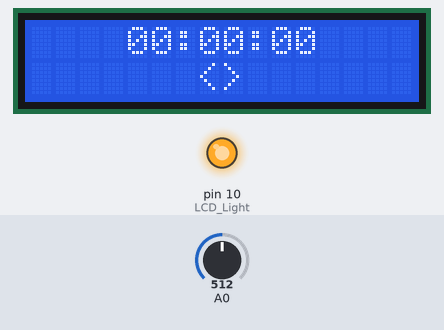
Recording of a sketch running on a simulated Arduino Uno, built with avr-gcc and run on an emulated ATmega328P. On the bench: 16×2 character LCD, output pins drawn as LEDs (lit = HIGH). The test bench sets the inputs (shaded band); at power-on: A0 = 512.

Above: at 2.7 s.
2.8 s: A0 set to 467
4.3 s: A0 set to 441
At 4.74 s:
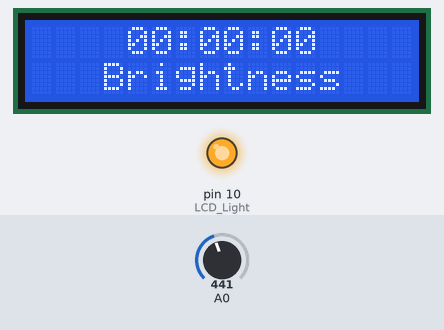
7.1 s: A0 set to 716
At 8.8 s:
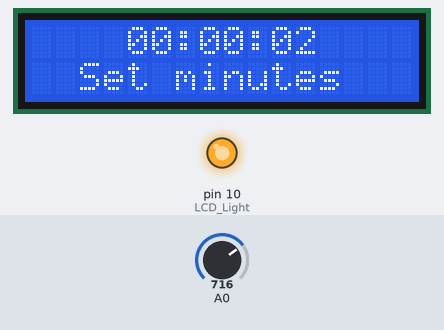
9.5 s: A0 set to 662
11.5 s: A0 set to 633
At 11.88 s:
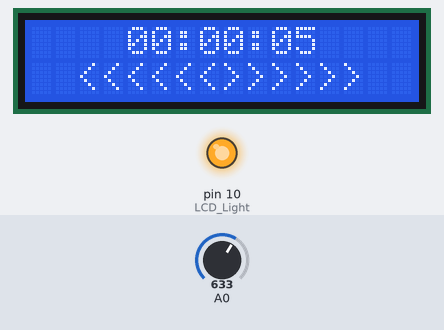
Timing chart, 0 to 14.5 s (numbered marks = the images above; inputs shaded):
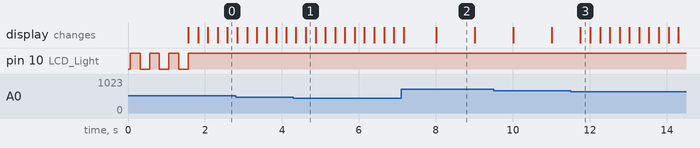

The sketch:

ElectronicWatch.ino
```cpp
#include <LiquidCrystal.h>
#include <EEPROM.h>

LiquidCrystal lcd(8, 9, 4, 5, 6, 7);
#define LCD_Light 10 // Порт для управления подсетки дисплея
byte brightness = 127; // Значение яркости дисплея

int addr_br = 0;
int addr_h = 1;
int addr_m = 2;
int addr_al_h = 3;
int addr_al_m = 4;

unsigned long stored_h = 0;
unsigned long stored_m = 0;

unsigned long seconds = 0; // прошло всего секунд с момента включения
unsigned long time_in = 0; // установленное время
unsigned long ostatok = 0; // для расчета часов, минут, секунд
unsigned long chours = 0; // часы для вывода на экран
unsigned long cmins = 0; // минуты для вывода на экран
unsigned long csecs = 0; // секунды для вывода на экран
int al_hours = 0;
int al_minutes = 0;
unsigned long strelka_i = 0; // номер очередного эелемента для отображения на 2-й строке
unsigned long time_stamp4display = 0;
int edited_param = 0;

int adc_key_in  = 0;  // Кнопки дисплея
#define btnRIGHT  0   // константы кнопок
#define btnUP     1
#define btnDOWN   2
#define btnLEFT   3
#define btnSELECT 4
#define btnNONE   5

int read_LCD_buttons() {
 adc_key_in = analogRead(0);      // read the value from the sensor
 if (adc_key_in > 1000) return btnNONE;
 if (adc_key_in < 50)   return btnRIGHT;
 if (adc_key_in < 150)  return btnUP;
 if (adc_key_in < 300)  return btnDOWN;
 if (adc_key_in < 450)  return btnLEFT;
 if (adc_key_in < 650)  return btnSELECT;
 return btnNONE;  // when all others fail, return this...
}

void display_time() {
  time_stamp4display = seconds;
  lcd.setCursor(0, 0);
  lcd.print("    ");
  ostatok = time_in; //unsigned long test1=ostatok;
  chours = ostatok/3600; ostatok=ostatok-(chours*3600); //unsigned long test2=ostatok;
  cmins = ostatok/60; ostatok=ostatok-(cmins*60); //unsigned long test3=ostatok;
  csecs = ostatok;
  if(chours<10) {lcd.print("0"); lcd.print(chours);} else lcd.print(chours); lcd.print(":");
  if(cmins<10) {lcd.print("0"); lcd.print(cmins);} else lcd.print(cmins); lcd.print(":");
  if(csecs<10) {lcd.print("0"); lcd.print(csecs);} else lcd.print(csecs);
  //lcd.print("    ");
  //lcd.print("-"); lcd.print(strelka_i); lcd.print(" ");

}

void display_strelka() {
  if(csecs>=30) strelka_i=csecs-30; else strelka_i = csecs;

  if(strelka_i==0)  lcd.print("       <>       ");  // 1
  if(strelka_i==1)  lcd.print("      <<>>      ");  // 2
  if(strelka_i==2)  lcd.print("     <<<>>>     ");  // 3
  if(strelka_i==3)  lcd.print("    <<<<>>>>    ");  // 4
  if(strelka_i==4)  lcd.print("   <<<<<>>>>>   ");  // 5
  if(strelka_i==5)  lcd.print("  <<<<<<>>>>>>  ");  // 6
  if(strelka_i==6)  lcd.print(" <<<<<<<>>>>>>> ");  // 7
  if(strelka_i==7)  lcd.print("<<<<<<<<>>>>>>>>");  // 8
  if(strelka_i==8)  lcd.print("<<<<<<<  >>>>>>>");  // 9
  if(strelka_i==9) lcd.print("<<<<<<    >>>>>>");  // 10
  if(strelka_i==10) lcd.print("<<<<<      >>>>>");  // 11
  if(strelka_i==11) lcd.print("<<<<        >>>>");  // 12
  if(strelka_i==12) lcd.print("<<<          >>>");  // 13
  if(strelka_i==13) lcd.print("<<            >>");  // 14
  if(strelka_i==14) lcd.print("<              >");  // 15
  if(strelka_i==15) lcd.print(">              <");  // 16
  if(strelka_i==16) lcd.print(">>            <<");  // 17
  if(strelka_i==17) lcd.print(">>>          <<<");  // 18
  if(strelka_i==18) lcd.print(">>>>        <<<<");  // 19
  if(strelka_i==19) lcd.print(">>>>>      <<<<<");  // 20
  if(strelka_i==20) lcd.print(">>>>>>    <<<<<<");  // 21
  if(strelka_i==21) lcd.print(">>>>>>>  <<<<<<<");  // 22
  if(strelka_i==22) lcd.print(">>>>>>>><<<<<<<<");  // 23
  if(strelka_i==23) lcd.print(" >>>>>>><<<<<<< ");  // 24
  if(strelka_i==24) lcd.print("  >>>>>><<<<<<  ");  // 25
  if(strelka_i==25) lcd.print("   >>>>><<<<<   ");  // 26
  if(strelka_i==26) lcd.print("    >>>><<<<    ");  // 27
  if(strelka_i==27) lcd.print("     >>><<<     ");  // 28
  if(strelka_i==28) lcd.print("      >><<      ");  // 29
  if(strelka_i==29) lcd.print("       ><       ");  // 30
  //if(strelka_i>30 | strelka_i<1) strelka_i=1;
  //lcd.print(EEPROM.read(addr_h));  lcd.print("  "); lcd.print(EEPROM.read(addr_m));  lcd.print("  ");
 }

void save_time() {
  EEPROM.write(addr_h, chours); EEPROM.write(addr_m, cmins);
}

void setup() {
  lcd.begin(16, 2);
  pinMode(LCD_Light, OUTPUT); // Подсветка дисплея
  for(int i = 0; i< 3; i++) {digitalWrite(LCD_Light, HIGH); delay(250); digitalWrite(LCD_Light, LOW); delay(250); } digitalWrite(LCD_Light, HIGH);;
  brightness = EEPROM.read(addr_br);
  analogWrite(LCD_Light, brightness);  // Восстановление сохраненной яркости экрана

  stored_h = EEPROM.read(addr_h); stored_m = EEPROM.read(addr_m); // восстановление сохраненного значения времени
  //al_hours = EEPROM.read(addr_al_h); al_minutes = EEPROM.read(addr_al_m);  // чтение значений будильника
  time_in = stored_h*3600+stored_m*60;
  if(time_in>=86400) time_in=0;
  display_time();
}

void loop() {
  seconds = millis()/1000;

  switch (read_LCD_buttons()) {
   case btnRIGHT: {
        //time_stamp=seconds; digitalWrite(LCD_Light, HIGH);
        if(edited_param>0) {edited_param+=1; if(edited_param>4) edited_param=1;}
        display_time();
        delay(250);
        break;}
   case btnLEFT: {
        //time_stamp=seconds; digitalWrite(LCD_Light, HIGH);
        if(edited_param>0) {edited_param-=1;  if(edited_param<1) edited_param=4;}
        display_time();
        delay(250);
        break;}
   case btnUP: {
        //time_stamp=seconds; digitalWrite(LCD_Light, HIGH);
        if(edited_param==1) {time_in+=3600;}
        if(edited_param==2) time_in+=60;
        if(edited_param==3) time_in-=ostatok;
        if(edited_param==4) {brightness+=20; analogWrite(LCD_Light, brightness); EEPROM.write(addr_br, brightness);}
        display_time();
        delay(250);
        break;}
   case btnDOWN: {
        //time_stamp=seconds; digitalWrite(LCD_Light, HIGH);
        if(edited_param==1) if(time_in<=3600) time_in+=82800; else time_in-=3600;
        if(edited_param==2) time_in-=60;
        if(edited_param==3) time_in-=ostatok;
        if(edited_param==4) {brightness-=20; analogWrite(LCD_Light, brightness); EEPROM.write(addr_br, brightness);}
        display_time();
        delay(250);
        break;}
   case btnSELECT: {
        //time_stamp=seconds; digitalWrite(LCD_Light, HIGH);
        if(edited_param==0) edited_param=1; else edited_param=0;
        display_time();
        delay(250);
        break;}
   case btnNONE: {break;}
  }
  if(time_in>=86400) time_in-=86400;
  //if((time_stamp+screen_light_delay)<=seconds) {digitalWrite(LCD_Light, LOW);}  // автоматическое отключение подсветки экрана

  if(seconds>time_stamp4display) {time_in+=1; if(time_in==86400) time_in=0; display_time(); if(csecs==0) save_time();}  // здесь идет прирашение времени!!!

  // Вывод второй строки
  lcd.setCursor(0, 1);
  switch (edited_param) {
    case 0: {
      display_strelka();
      break;
    }
    case 1: {
      lcd.print("   Set hours    ");
      break;
    }
    case 2: {
      lcd.print("  Set minutes   ");
      break;
    }
    case 3: {
      lcd.print(" Reset seconds  ");
      break;
    }
    case 4: {
      lcd.print("   Brightness   ");
      break;
    }
    case 5: {
      lcd.print(" Set alarm hours");
      break;
    }
    case 6: {
      lcd.print(" Set alarm m...s");
      break;
    }
  }
}
```

Measured:
- the behaviour switches between 450 and 449 on A0 (found by bisection; images 0 and 1)
- the behaviour switches between 650 and 649 on A0 (found by bisection; images 2 and 3)
- after the input at 4.3 s, the display: first differs from a run without the input after 0.32 s (image 1)
- after the input at 11.5 s, the display: changes after 0.25 s (image 3)
- what the display in image 2 shows lasts 1.0 s, from 8.0 s to 9.0 s
